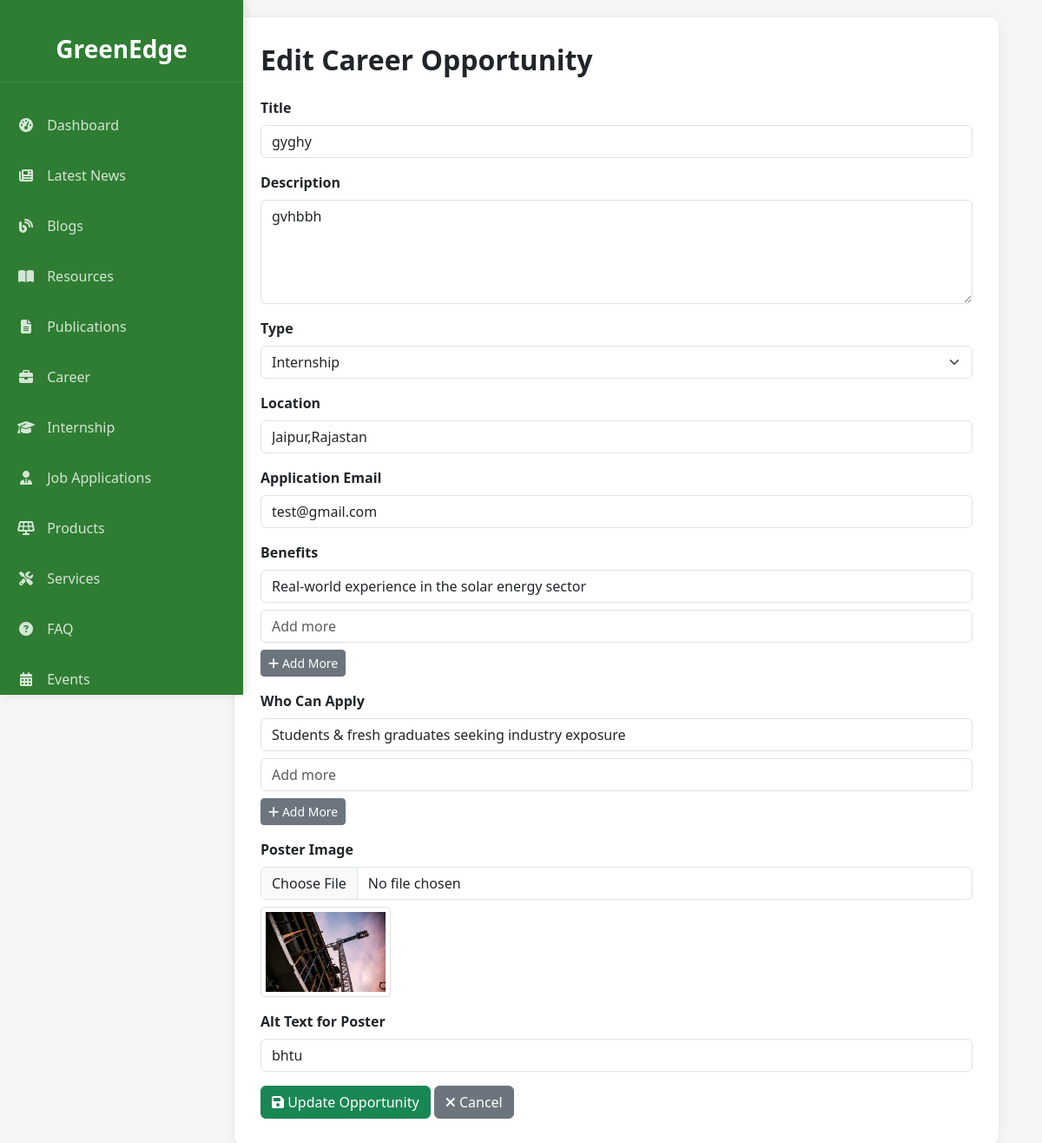
The app's page /admin/edit-job.php?id=0 (signed in) with its own data.
### tables this page shows
CREATE TABLE `career_opportunities` (
  `id` int(11) NOT NULL,
  `title` varchar(255) DEFAULT NULL,
  `description` text DEFAULT NULL,
  `type` enum('internship','volunteer','fulltime') DEFAULT 'internship',
  `location` varchar(255) DEFAULT NULL,
  `application_email` varchar(255) DEFAULT NULL,
  `created_at` timestamp NOT NULL DEFAULT current_timestamp()
);

CREATE TABLE `career_benefits` (
  `id` int(11) NOT NULL,
  `opportunity_id` int(11) DEFAULT NULL,
  `benefit_text` varchar(255) DEFAULT NULL
);

CREATE TABLE `who_can_apply` (
  `id` int(11) NOT NULL,
  `opportunity_id` int(11) DEFAULT NULL,
  `criteria` text DEFAULT NULL
);

CREATE TABLE `career_posters` (
  `id` int(11) NOT NULL,
  `opportunity_id` int(11) DEFAULT NULL,
  `image_path` varchar(255) DEFAULT NULL,
  `alt_text` varchar(255) DEFAULT NULL
);

### admin/edit-job.php (the view, shortened to what this page needs)
<?php
include('../db.php');
$id = (int)$_GET['id'];
$opportunity = $conn->query("SELECT * FROM career_opportunities WHERE id=$id")->fetch_assoc();
$benefits = $conn->query("SELECT * FROM career_benefits WHERE opportunity_id=$id")->fetch_all(MYSQLI_ASSOC);
$criteria = $conn->query("SELECT * FROM who_can_apply WHERE opportunity_id=$id")->fetch_all(MYSQLI_ASSOC);
$poster = $conn->query("SELECT * FROM career_posters WHERE opportunity_id=$id LIMIT 1")->fetch_assoc();
?>
<!DOCTYPE html>
<html lang="en">
<head>
  <link href="https://cdn.jsdelivr.net/npm/bootstrap@5.3.3/dist/css/bootstrap.min.css" rel="stylesheet">
  <link rel="stylesheet" href="https://cdnjs.cloudflare.com/ajax/libs/font-awesome/6.6.0/css/all.min.css">
</head>
<body>
  <?php include('sidebar.php') ?>
  <div class="main-content">
    <div class="container-fluid">
      <h2 class="mb-4 fw-bold">Edit Career Opportunity</h2>
      <form method="POST" enctype="multipart/form-data">
        <div class="mb-3">
          <label class="form-label fw-semibold">Title</label>
          <input type="text" name="title" class="form-control" value="<?= htmlspecialchars($opportunity['title']); ?>" required>
        </div>
        <div class="mb-3">
          <label class="form-label fw-semibold">Description</label>
          <textarea name="description" class="form-control" rows="4" required><?= htmlspecialchars($opportunity['description']); ?></textarea>
        </div>
        <div class="mb-3">
          <label class="form-label fw-semibold">Type</label>
          <select name="type" class="form-select" required>
            <option value="internship" <?= $opportunity['type']=='internship'?'selected':'' ?>>Internship</option>
          </select>
        </div>
        <div class="mb-3">
          <label class="form-label fw-semibold">Location</label>
          <input type="text" name="location" class="form-control" value="<?= htmlspecialchars($opportunity['location']); ?>" required>
        </div>
        <div class="mb-3">
          <label class="form-label fw-semibold">Application Email</label>
          <input type="email" name="application_email" class="form-control" value="<?= htmlspecialchars($opportunity['application_email']); ?>" required>
        </div>
        <div class="mb-3">
          <label class="form-label fw-semibold">Benefits</label>
          <div id="benefits-wrapper">
            <?php foreach ($benefits as $b): ?>
              <input type="text" name="benefits[]" class="form-control mb-2" value="<?= htmlspecialchars($b['benefit_text']); ?>">
            <?php endforeach; ?>
            <input type="text" name="benefits[]" class="form-control mb-2" placeholder="Add more">
          </div>
          <button type="button" class="btn btn-secondary btn-sm" onclick="addBenefit()">
            <i class="fa-solid fa-plus"></i> Add More
          </button>
        </div>
        <div class="mb-3">
          <label class="form-label fw-semibold">Who Can Apply</label>
          <div id="criteria-wrapper">
            <?php foreach ($criteria as $c): ?>
              <input type="text" name="criteria[]" class="form-control mb-2" value="<?= htmlspecialchars($c['criteria']); ?>">
            <?php endforeach; ?>
            <input type="text" name="criteria[]" class="form-control mb-2" placeholder="Add more">
          </div>
          <button type="button" class="btn btn-secondary btn-sm" onclick="addCriteria()">
            <i class="fa-solid fa-plus"></i> Add More
          </button>
        </div>
        <div class="mb-3">
          <label class="form-label fw-semibold">Poster Image</label>
          <input type="file" name="poster" class="form-control" accept="image/*">
          <?php if ($poster): ?>
            <img src="../uploads/<?= $poster['image_path']; ?>" alt="<?= htmlspecialchars($poster['alt_text']); ?>" class="mt-2 preview" width="150">
          <?php endif; ?>
        </div>
        <div class="mb-3">
          <label class="form-label fw-semibold">Alt Text for Poster</label>
          <input type="text" name="alt_text" class="form-control" value="<?= htmlspecialchars($poster['alt_text'] ?? ''); ?>">
        </div>
        <button type="submit" class="btn btn-success">
          <i class="fa-solid fa-floppy-disk"></i> Update Opportunity
        </button>
        <a href="manage_career.php" class="btn btn-secondary">
          <i class="fa-solid fa-xmark"></i> Cancel
        </a>
      </form>
    </div>
  </div>
</body>
</html>

### admin/edit-job.php (style rules this page uses)
* { margin: 0; padding: 0; box-sizing: border-box; }
body { background-color: #f8f9fa; overflow-x: hidden; }
.main-content { margin-left: 280px; padding: 30px; width: calc(100% - 280px); min-height: 100vh; }
.container-fluid { background: #fff; padding: 30px; border-radius: 10px; box-shadow: 0 2px 10px rgba(0,0,0,0.08); }
textarea.form-control { min-height: 120px; }
img.preview { border-radius: 5px; margin-top: 10px; border: 1px solid #ddd; padding: 5px; background: #fff; }

### admin/sidebar.php (style rules this page uses)
:root { --primary-color: #2e7d32; --secondary-color: #4caf50; --light-color: #e8f5e9; --dark-color: #1b5e20; }
body { font-family: 'Segoe UI', Tahoma, Geneva, Verdana, sans-serif; background-color: #f5f5f5; }
.main-content { margin-left: 250px; padding: 20px; }

### records on screen
career_opportunities: title "gyghy", description "gvhbbh", type "Internship", location "Jaipur,Rajastan", application_email "test@gmail.com"
career_benefits: benefit_text "Real-world experience in the solar energy sector"
who_can_apply: criteria "Students & fresh graduates seeking industry exposure"
career_posters: image_path (picture), alt_text "bhtu"
